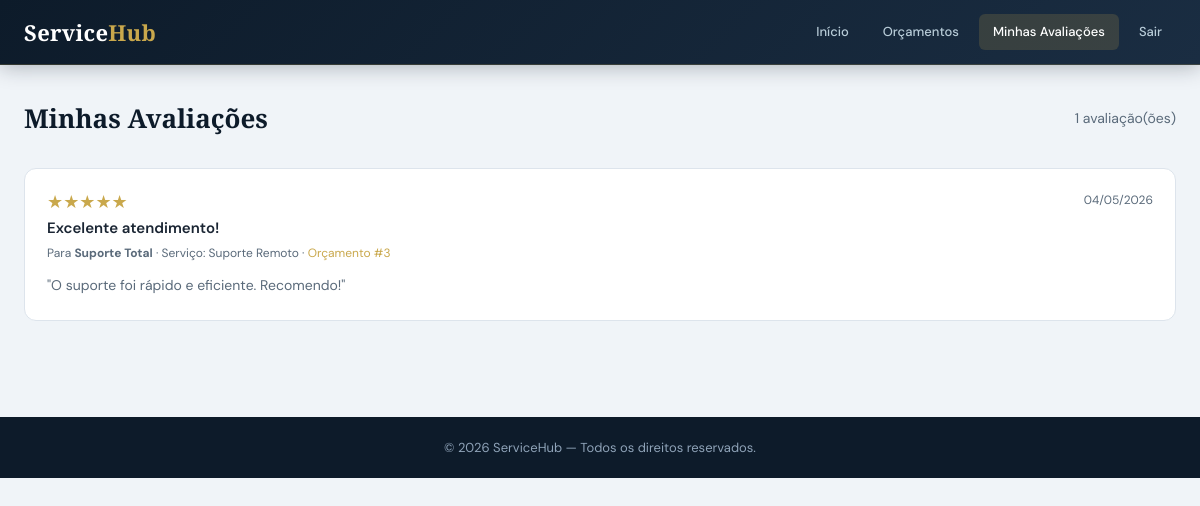
Screenshot of /avaliacoes/index.php (signed in) with the database file from the repository.
### tables this page shows
CREATE TABLE avaliacoes (
    id            INT AUTO_INCREMENT PRIMARY KEY,
    orcamento_id  INT NOT NULL,
    cliente_id    INT NOT NULL,
    empresa_id    INT NOT NULL,
    nota          TINYINT NOT NULL COMMENT '1 a 5 estrelas',
    titulo        VARCHAR(100),
    comentario    TEXT,
    resposta      TEXT    COMMENT 'Resposta da empresa',
    created_at    TIMESTAMP DEFAULT CURRENT_TIMESTAMP,
    updated_at    TIMESTAMP DEFAULT CURRENT_TIMESTAMP ON UPDATE CURRENT_TIMESTAMP,
    CONSTRAINT nota_range CHECK (nota BETWEEN 1 AND 5),
    FOREIGN KEY (orcamento_id) REFERENCES orcamentos(id)  ON DELETE CASCADE,
    FOREIGN KEY (cliente_id)   REFERENCES clientes(id)    ON DELETE CASCADE,
    FOREIGN KEY (empresa_id)   REFERENCES empresas(id)    ON DELETE CASCADE,
    UNIQUE KEY uq_avaliacao_orcamento (orcamento_id)   
);

CREATE TABLE empresas (
    id INT AUTO_INCREMENT PRIMARY KEY,
    nome_empresa VARCHAR(100) NOT NULL,
    email VARCHAR(100) NOT NULL UNIQUE,
    senha VARCHAR(255) NOT NULL,
    cnpj VARCHAR(20) UNIQUE,
    telefone VARCHAR(20),
    endereco TEXT,
    descricao TEXT,
    logo VARCHAR(255),
    site VARCHAR(100),
    status TINYINT DEFAULT 1 COMMENT '1=Ativa, 0=Inativa',
    created_at TIMESTAMP DEFAULT CURRENT_TIMESTAMP,
    updated_at TIMESTAMP DEFAULT CURRENT_TIMESTAMP ON UPDATE CURRENT_TIMESTAMP
);

CREATE TABLE servicos (
    id INT AUTO_INCREMENT PRIMARY KEY,
    empresa_id INT,
    nome VARCHAR(100) NOT NULL,
    descricao TEXT,
    valor DECIMAL(10,2) NOT NULL,
    duracao_estimada INT COMMENT 'Duração em horas',
    categoria VARCHAR(50),
    status TINYINT DEFAULT 1 COMMENT '1=Ativo, 0=Inativo',
    created_at TIMESTAMP DEFAULT CURRENT_TIMESTAMP,
    updated_at TIMESTAMP DEFAULT CURRENT_TIMESTAMP ON UPDATE CURRENT_TIMESTAMP,
    FOREIGN KEY (empresa_id) REFERENCES empresas(id) ON DELETE CASCADE
);

CREATE TABLE orcamentos (
    id INT AUTO_INCREMENT PRIMARY KEY,
    cliente_id INT NOT NULL,
    servico_id INT,
    empresa_id INT,
    quantidade INT DEFAULT 1,
    valor_total DECIMAL(10,2) NOT NULL DEFAULT 0,
    status ENUM('pendente','aprovado','rejeitado','concluido','expirado') DEFAULT 'pendente',
    observacoes TEXT,
    data_orcamento DATE NOT NULL,
    data_validade DATE,
    created_at TIMESTAMP DEFAULT CURRENT_TIMESTAMP,
    updated_at TIMESTAMP DEFAULT CURRENT_TIMESTAMP ON UPDATE CURRENT_TIMESTAMP,
    FOREIGN KEY (cliente_id) REFERENCES clientes(id) ON DELETE CASCADE,
    FOREIGN KEY (servico_id) REFERENCES servicos(id) ON DELETE SET NULL,
    FOREIGN KEY (empresa_id) REFERENCES empresas(id) ON DELETE SET NULL
);

### includes/auth.php (called while the page is built, shortened)
<?php
function isEmpresa() {
    return isset($_SESSION['tipo_usuario']) && $_SESSION['tipo_usuario'] === 'empresa';
}

### avaliacoes/index.php (the view, shortened to what this page needs)
<?php
require_once '../includes/config.php';
require_once '../includes/auth.php';
require_once '../includes/functions.php';
$is_empresa = isEmpresa();
$is_cliente = isCliente();
if ($is_empresa) {
    $eid = $_SESSION['empresa_id'];
    if ($_SERVER['REQUEST_METHOD'] === 'POST' && isset($_POST['resposta'], $_POST['avaliacao_id'])) {
        $aid = (int)$_POST['avaliacao_id'];
        $resp = trim($_POST['resposta']);
        $pdo->prepare("UPDATE avaliacoes SET resposta=? WHERE id=? AND empresa_id=?")
            ->execute([$resp ?: null, $aid, $eid]);
        header('Location: index.php?msg='.urlencode('Resposta salva!').'&type=success'); exit;
    }
    $dados = mediaAvaliacoes($pdo, $eid);
    $stmt  = $pdo->prepare("
        SELECT a.*, c.nome AS cliente_nome, o.id AS orc_id, s.nome AS servico_nome
        FROM avaliacoes a
        JOIN clientes c ON c.id = a.cliente_id
        JOIN orcamentos o ON o.id = a.orcamento_id
        LEFT JOIN servicos s ON s.id = o.servico_id
        WHERE a.empresa_id = ?
        ORDER BY a.created_at DESC");
    $stmt->execute([$eid]);
    $avaliacoes = $stmt->fetchAll();
} elseif ($is_cliente) {
    $cid  = $_SESSION['cliente_id'];
    $stmt = $pdo->prepare("
        SELECT a.*, e.nome_empresa, o.id AS orc_id, s.nome AS servico_nome
        FROM avaliacoes a
        JOIN empresas e ON e.id = a.empresa_id
        JOIN orcamentos o ON o.id = a.orcamento_id
        LEFT JOIN servicos s ON s.id = o.servico_id
        WHERE a.cliente_id = ?
        ORDER BY a.created_at DESC");
    $stmt->execute([$cid]);
    $avaliacoes = $stmt->fetchAll();
} else {
    header('Location: ../index.php'); exit;
}
?>
<!DOCTYPE html>
<html lang="pt-BR">
<head>
  <link rel="stylesheet" href="../css/estilo.css">
</head>
<body>
<nav class="dash-nav">
  <div class="inner">
    <div class="logo"><h1>Service<span class="logo-span">Hub</span></h1></div>
    <div class="nav-items">
      <?php if ($is_empresa): ?>
        <a href="../dashboard_empresa.php">Início</a>
        <a href="../orcamentos/index.php">Orçamentos</a>
        <a href="index.php" style="color:#fff;background:rgba(201,168,76,.18);">Avaliações</a>
      <?php else: ?>
        <a href="../dashboard_cliente.php">Início</a>
        <a href="../orcamentos/index.php">Orçamentos</a>
        <a href="index.php" style="color:#fff;background:rgba(201,168,76,.18);">Minhas Avaliações</a>
      <?php endif; ?>
      <a href="../logout.php">Sair</a>
    </div>
  </div>
</nav>
<div class="container">
  <div class="page-title-row">
    <h1><?= $is_empresa ? 'Avaliações Recebidas' : 'Minhas Avaliações' ?></h1>
    <span style="color:var(--text-muted);font-size:14px;"><?= count($avaliacoes) ?> avaliação(ões)</span>
  </div>
  <?php if (empty($avaliacoes)): ?>
  <div class="empty-state">
    <span class="icon">⭐</span>
    <p><?= $is_empresa ? 'Nenhuma avaliação recebida ainda.' : 'Você ainda não avaliou nenhum serviço.' ?></p>
  </div>
  <?php else: ?>
    <?php foreach ($avaliacoes as $av): ?>
    <div class="rev-card">
      <div class="rev-head">
        <div>
          <?= starRating($av['nota']) ?>
          <?php if ($av['titulo']): ?>
            <div class="rev-titulo"><?= htmlspecialchars($av['titulo']) ?></div>
          <?php endif; ?>
          <div class="rev-meta">
            <?php if ($is_empresa): ?>
              Por <strong><?= htmlspecialchars($av['cliente_nome']) ?></strong>
            <?php else: ?>
              Para <strong><?= htmlspecialchars($av['nome_empresa']) ?></strong>
            <?php endif; ?>
            · Serviço: <?= htmlspecialchars($av['servico_nome'] ?? '—') ?>
            · <a href="../orcamentos/view.php?id=<?=$av['orc_id']?>">Orçamento #<?=$av['orc_id']?></a>
          </div>
        </div>
        <span style="font-size:12px;color:var(--text-muted);"><?= formatDate($av['created_at'],'d/m/Y') ?></span>
      </div>
      <?php if ($av['comentario']): ?>
        <div class="rev-comentario">"<?= nl2br(htmlspecialchars($av['comentario'])) ?>"</div>
      <?php endif; ?>
    </div>
    <?php endforeach; ?>
  <?php endif; ?>
</div>
<footer style="background:var(--navy);color:var(--slate);text-align:center;padding:20px;margin-top:48px;font-size:13px;">
  © <?= date('Y') ?> ServiceHub — Todos os direitos reservados.
</footer>
</body>
</html>

### includes/functions.php (shortened to what this page needs)
<?php
function formatDate($date, $format = 'd/m/Y') {
    return (new DateTime($date))->format($format);
}
function starRating($nota, $small = false) {
    $size  = $small ? '14px' : '18px';
    $nota  = (float)$nota;
    $full  = (int)floor($nota);
    $half  = ($nota - $full) >= 0.4 ? 1 : 0;
    $empty = 5 - $full - $half;
    $html  = "<span class='stars' style='font-size:{$size};line-height:1;'>";
    $html .= str_repeat('<span style="color:#c9a84c;">★</span>', $full);
    $html .= str_repeat('<span style="color:#d0d8e0;">☆</span>', $empty);
    $html .= '</span>';
    return $html;
}

### css/estilo.css (style rules this page uses)
:root { --navy: #0d1b2a; --navy-mid: #132033; --navy-soft: #1a2d42; --gold: #c9a84c; --gold-lt: #e2c06e; --gold-dim: rgba(201,168,76,.15); --teal: #1e8a7a; --teal-lt: #26b09c; --red: #c0392b; --red-lt: #e74c3c; --green: #1a7a4a; --green-lt: #27ae60; --slate: #8fa3b8; --slate-lt: #b8ccd8; --surface: #ffffff; --bg: #f0f4f8; --border: #dde4ec; --text: #1a2533; --text-muted:#5a6a7a; --radius-sm: 6px; --radius: 12px; --radius-lg: 18px; --shadow-sm: 0 1px 4px rgba(13,27,42,.08); --shadow: 0 4px 20px rgba(13,27,42,.10); --shadow-lg: 0 12px 40px rgba(13,27,42,.14); --transition: .22s cubic-bezier(.4,0,.2,1); }
*, *::before, *::after { box-sizing: border-box; margin: 0; padding: 0; }
html { font-size: 15px; scroll-behavior: smooth; }
body { font-family: 'DM Sans', system-ui, sans-serif; background: var(--bg); color: var(--text); line-height: 1.65; -webkit-font-smoothing: antialiased; }
h1,h2,h3 { font-family: 'Playfair Display', Georgia, serif; color: var(--navy); }
a { color: var(--gold); text-decoration: none; transition: color var(--transition); }
.container { max-width: 1200px; margin: 0 auto; padding: 32px 24px; }
.logo h1 { font-family: 'Playfair Display', serif; font-size: 22px; color: #fff; letter-spacing: .3px; line-height: 1.2; }
.logo h1 span, .logo-span { color: var(--gold); }
.page-title-row { display: flex; align-items: center; justify-content: space-between; flex-wrap: wrap; gap: 16px; margin-bottom: 28px; }
.page-title-row h1 { font-size: 26px; }

### avaliacoes/index.php (style rules this page uses)
.dash-nav { background:linear-gradient(135deg,var(--navy) 0%,var(--navy-soft) 100%);border-bottom:1px solid rgba(201,168,76,.2);position:sticky;top:0;z-index:200;box-shadow:0 2px 20px rgba(13,27,42,.3); }
.dash-nav .inner { max-width:1200px;margin:0 auto;padding:0 24px;display:flex;align-items:center;justify-content:space-between;min-height:64px;flex-wrap:wrap;gap:12px; }
.nav-items { display:flex;gap:6px;flex-wrap:wrap;align-items:center; }
.nav-items a { color:var(--slate-lt);font-size:13px;font-weight:500;padding:7px 14px;border-radius:var(--radius-sm);transition:all var(--transition);text-decoration:none; }
.rev-card { background:#fff;border:1px solid var(--border);border-radius:var(--radius);padding:22px;margin-bottom:16px; }
.rev-head { display:flex;justify-content:space-between;align-items:flex-start;gap:12px;flex-wrap:wrap;margin-bottom:10px; }
.rev-meta { font-size:12px;color:var(--text-muted);margin-top:4px; }
.rev-titulo { font-weight:600;font-size:15px;margin-bottom:4px; }
.rev-comentario { font-size:14px;color:var(--text-muted);line-height:1.7; }

### rows the page displays
avaliacoes: nota "★ ★ ★ ★ ★", titulo "Excelente atendimento!", empresa.nome_empresa "Suporte Total", servicos.nome "Suporte Remoto", orcamento "3", created_at "04/05/2026", comentario "O suporte foi rápido e eficiente. Recomendo!"

### other values shown
count($avaliacoes) "1"
